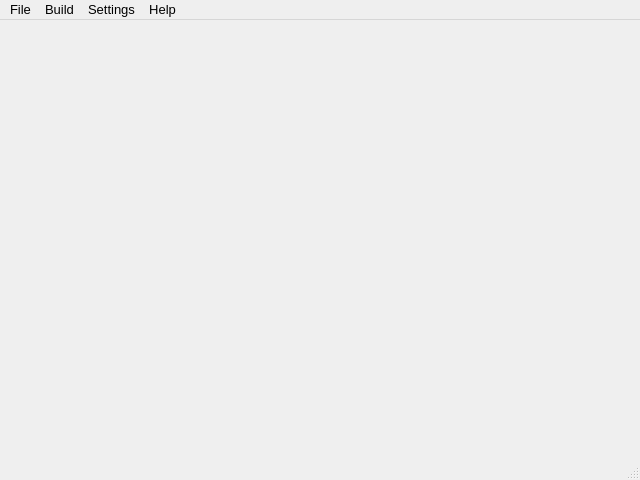
<?xml version="1.0" encoding="UTF-8"?>
<ui version="4.0">
 <class>MainWindow</class>
 <widget class="QMainWindow" name="MainWindow">
  <property name="geometry">
   <rect>
    <x>0</x>
    <y>0</y>
    <width>640</width>
    <height>480</height>
   </rect>
  </property>
  <property name="sizePolicy">
   <sizepolicy hsizetype="Maximum" vsizetype="Maximum">
    <horstretch>0</horstretch>
    <verstretch>0</verstretch>
   </sizepolicy>
  </property>
  <property name="maximumSize">
   <size>
    <width>640</width>
    <height>480</height>
   </size>
  </property>
  <property name="font">
   <font>
    <pointsize>10</pointsize>
   </font>
  </property>
  <property name="mouseTracking">
   <bool>false</bool>
  </property>
  <property name="windowTitle">
   <string notr="true">MainWindow</string>
  </property>
  <property name="windowIcon">
   <iconset resource="../rc/paso.qrc">
    <normaloff>:/Paso_logo32.png</normaloff>:/Paso_logo32.png</iconset>
  </property>
  <widget class="QWidget" name="centralwidget">
   <property name="sizePolicy">
    <sizepolicy hsizetype="Preferred" vsizetype="Preferred">
     <horstretch>0</horstretch>
     <verstretch>0</verstretch>
    </sizepolicy>
   </property>
   <widget class="QWidget" name="horizontalLayoutWidget">
    <property name="geometry">
     <rect>
      <x>0</x>
      <y>0</y>
      <width>636</width>
      <height>431</height>
     </rect>
    </property>
    <layout class="QHBoxLayout" name="horizontalLayout"/>
   </widget>
  </widget>
  <widget class="QMenuBar" name="menubar">
   <property name="geometry">
    <rect>
     <x>0</x>
     <y>0</y>
     <width>640</width>
     <height>25</height>
    </rect>
   </property>
   <widget class="QMenu" name="menuFile">
    <property name="title">
     <string>File</string>
    </property>
    <addaction name="actionNew"/>
    <addaction name="actionOpen"/>
    <addaction name="actionSave"/>
    <addaction name="actionSave_as"/>
    <addaction name="separator"/>
    <addaction name="actionExport"/>
    <addaction name="separator"/>
    <addaction name="actionExit"/>
   </widget>
   <widget class="QMenu" name="menuActions">
    <property name="title">
     <string>Build</string>
    </property>
    <addaction name="actionBuild_from_Installation"/>
    <addaction name="actionBuild_installation_image"/>
   </widget>
   <widget class="QMenu" name="menuSettings">
    <property name="title">
     <string>Settings</string>
    </property>
    <addaction name="actionPreferences"/>
   </widget>
   <widget class="QMenu" name="menuHelp">
    <property name="title">
     <string>Help</string>
    </property>
    <addaction name="actionAbout"/>
   </widget>
   <addaction name="menuFile"/>
   <addaction name="menuActions"/>
   <addaction name="menuSettings"/>
   <addaction name="menuHelp"/>
  </widget>
  <widget class="QStatusBar" name="statusbar"/>
  <action name="actionNew">
   <property name="text">
    <string>New</string>
   </property>
   <property name="iconVisibleInMenu">
    <bool>false</bool>
   </property>
  </action>
  <action name="actionSave">
   <property name="enabled">
    <bool>false</bool>
   </property>
   <property name="text">
    <string>Save</string>
   </property>
  </action>
  <action name="actionSave_as">
   <property name="enabled">
    <bool>false</bool>
   </property>
   <property name="text">
    <string>Save as...</string>
   </property>
  </action>
  <action name="actionExit">
   <property name="text">
    <string>Exit</string>
   </property>
  </action>
  <action name="actionBuild_from_Installation">
   <property name="enabled">
    <bool>false</bool>
   </property>
   <property name="text">
    <string>Build PASO from Installation</string>
   </property>
  </action>
  <action name="actionBuild_from_Repos">
   <property name="enabled">
    <bool>false</bool>
   </property>
   <property name="text">
    <string>Build from Repos</string>
   </property>
  </action>
  <action name="actionBuild">
   <property name="enabled">
    <bool>false</bool>
   </property>
   <property name="text">
    <string>Build</string>
   </property>
   <property name="iconVisibleInMenu">
    <bool>false</bool>
   </property>
  </action>
  <action name="actionBuild_from_paso_file">
   <property name="text">
    <string>Build from paso file</string>
   </property>
  </action>
  <action name="actionPreferences">
   <property name="text">
    <string>Preferences</string>
   </property>
   <property name="iconVisibleInMenu">
    <bool>false</bool>
   </property>
  </action>
  <action name="actionAbout">
   <property name="text">
    <string>About</string>
   </property>
  </action>
  <action name="actionOpen">
   <property name="text">
    <string>Open</string>
   </property>
  </action>
  <action name="actionAnalyze">
   <property name="enabled">
    <bool>false</bool>
   </property>
   <property name="text">
    <string>Analyze</string>
   </property>
  </action>
  <action name="actionExpress_Builder">
   <property name="enabled">
    <bool>false</bool>
   </property>
   <property name="text">
    <string>Express Builder</string>
   </property>
  </action>
  <action name="actionBuild_installation_image">
   <property name="checkable">
    <bool>false</bool>
   </property>
   <property name="enabled">
    <bool>false</bool>
   </property>
   <property name="text">
    <string>Build installation image (ISO)</string>
   </property>
  </action>
  <action name="actionExport">
   <property name="enabled">
    <bool>false</bool>
   </property>
   <property name="text">
    <string>Export</string>
   </property>
  </action>
 </widget>
 <resources>
  <include location="../rc/paso.qrc"/>
 </resources>
 <connections/>
</ui>
